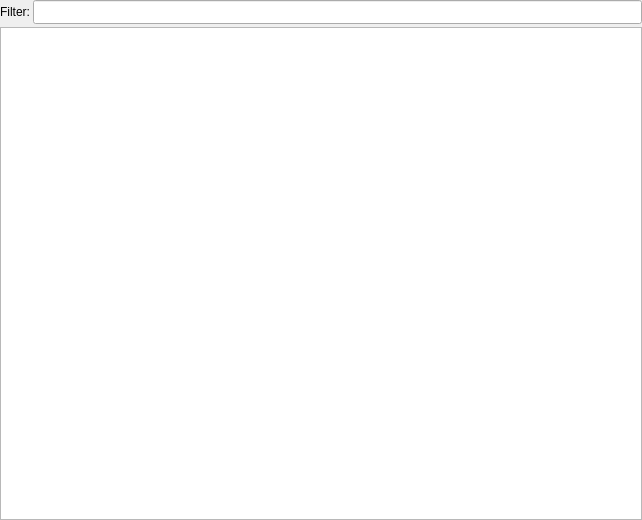
<?xml version="1.0" encoding="UTF-8"?>
<ui version="4.0">
 <class>SearchBox</class>
 <widget class="QWidget" name="SearchBox">
  <property name="geometry">
   <rect>
    <x>0</x>
    <y>0</y>
    <width>642</width>
    <height>520</height>
   </rect>
  </property>
  <property name="windowTitle">
   <string>SearchBox</string>
  </property>
  <property name="windowIcon">
   <iconset>
    <normaloff>:/new/icons/qpx.xpm</normaloff>:/new/icons/qpx.xpm</iconset>
  </property>
  <layout class="QGridLayout" name="gridLayout">
   <property name="leftMargin">
    <number>0</number>
   </property>
   <property name="topMargin">
    <number>0</number>
   </property>
   <property name="rightMargin">
    <number>0</number>
   </property>
   <property name="bottomMargin">
    <number>0</number>
   </property>
   <property name="spacing">
    <number>3</number>
   </property>
   <item row="0" column="0">
    <layout class="QVBoxLayout" name="verticalLayout">
     <item>
      <layout class="QHBoxLayout" name="horizontalLayout">
       <item>
        <widget class="QLabel" name="label_14">
         <property name="sizePolicy">
          <sizepolicy hsizetype="Preferred" vsizetype="Maximum">
           <horstretch>0</horstretch>
           <verstretch>0</verstretch>
          </sizepolicy>
         </property>
         <property name="minimumSize">
          <size>
           <width>30</width>
           <height>24</height>
          </size>
         </property>
         <property name="text">
          <string>Filter:</string>
         </property>
         <property name="alignment">
          <set>Qt::AlignRight|Qt::AlignTrailing|Qt::AlignVCenter</set>
         </property>
        </widget>
       </item>
       <item>
        <widget class="QLineEdit" name="lineFilter">
         <property name="sizePolicy">
          <sizepolicy hsizetype="Expanding" vsizetype="Maximum">
           <horstretch>0</horstretch>
           <verstretch>0</verstretch>
          </sizepolicy>
         </property>
         <property name="minimumSize">
          <size>
           <width>0</width>
           <height>24</height>
          </size>
         </property>
        </widget>
       </item>
      </layout>
     </item>
     <item>
      <widget class="QListWidget" name="listSubset">
       <property name="sizePolicy">
        <sizepolicy hsizetype="Expanding" vsizetype="MinimumExpanding">
         <horstretch>0</horstretch>
         <verstretch>0</verstretch>
        </sizepolicy>
       </property>
       <property name="maximumSize">
        <size>
         <width>16777215</width>
         <height>16777215</height>
        </size>
       </property>
      </widget>
     </item>
    </layout>
   </item>
  </layout>
 </widget>
 <resources/>
 <connections/>
</ui>
